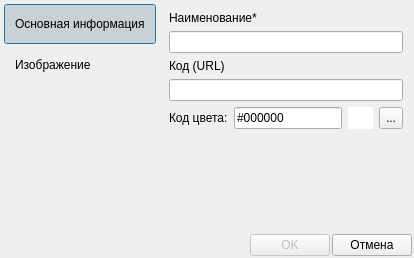
<?xml version="1.0" encoding="UTF-8"?>
<ui version="4.0">
 <class>FormFeatureValueCard</class>
 <widget class="QDialog" name="FormFeatureValueCard">
  <property name="geometry">
   <rect>
    <x>0</x>
    <y>0</y>
    <width>414</width>
    <height>258</height>
   </rect>
  </property>
  <property name="windowTitle">
   <string>Элемент списка параметра</string>
  </property>
  <layout class="QGridLayout" name="gridLayout_2">
   <property name="leftMargin">
    <number>2</number>
   </property>
   <property name="topMargin">
    <number>2</number>
   </property>
   <property name="rightMargin">
    <number>2</number>
   </property>
   <property name="bottomMargin">
    <number>2</number>
   </property>
   <property name="spacing">
    <number>2</number>
   </property>
   <item row="0" column="0">
    <widget class="QFrame" name="frame">
     <property name="maximumSize">
      <size>
       <width>16777215</width>
       <height>16777215</height>
      </size>
     </property>
     <property name="autoFillBackground">
      <bool>false</bool>
     </property>
     <property name="frameShape">
      <enum>QFrame::NoFrame</enum>
     </property>
     <property name="frameShadow">
      <enum>QFrame::Sunken</enum>
     </property>
     <layout class="QVBoxLayout" name="verticalLayout_3">
      <property name="spacing">
       <number>1</number>
      </property>
      <property name="leftMargin">
       <number>2</number>
      </property>
      <property name="topMargin">
       <number>2</number>
      </property>
      <property name="rightMargin">
       <number>2</number>
      </property>
      <property name="bottomMargin">
       <number>2</number>
      </property>
      <item>
       <widget class="QPushButton" name="pushButtonMainInfo">
        <property name="minimumSize">
         <size>
          <width>0</width>
          <height>40</height>
         </size>
        </property>
        <property name="baseSize">
         <size>
          <width>0</width>
          <height>0</height>
         </size>
        </property>
        <property name="styleSheet">
         <string notr="true">text-align: left;
padding-left: 10px;
padding-right: 10px;</string>
        </property>
        <property name="text">
         <string>Основная информация</string>
        </property>
        <property name="checkable">
         <bool>true</bool>
        </property>
        <property name="checked">
         <bool>true</bool>
        </property>
        <property name="flat">
         <bool>true</bool>
        </property>
        <attribute name="buttonGroup">
         <string notr="true">buttonGroup</string>
        </attribute>
       </widget>
      </item>
      <item>
       <widget class="QPushButton" name="pushButtonImage">
        <property name="minimumSize">
         <size>
          <width>0</width>
          <height>40</height>
         </size>
        </property>
        <property name="baseSize">
         <size>
          <width>0</width>
          <height>0</height>
         </size>
        </property>
        <property name="styleSheet">
         <string notr="true">text-align: left;
padding-left: 10px;</string>
        </property>
        <property name="text">
         <string>Изображение</string>
        </property>
        <property name="checkable">
         <bool>true</bool>
        </property>
        <property name="flat">
         <bool>true</bool>
        </property>
        <attribute name="buttonGroup">
         <string notr="true">buttonGroup</string>
        </attribute>
       </widget>
      </item>
      <item>
       <spacer name="verticalSpacer_3">
        <property name="orientation">
         <enum>Qt::Vertical</enum>
        </property>
        <property name="sizeHint" stdset="0">
         <size>
          <width>20</width>
          <height>19</height>
         </size>
        </property>
       </spacer>
      </item>
     </layout>
    </widget>
   </item>
   <item row="0" column="1">
    <widget class="QStackedWidget" name="stackedWidget">
     <property name="currentIndex">
      <number>0</number>
     </property>
     <widget class="QWidget" name="pageMain">
      <layout class="QGridLayout" name="gridLayout">
       <item row="3" column="0" colspan="4">
        <widget class="QLineEdit" name="lineEditUrl">
         <property name="whatsThis">
          <string>Фамилия контакта (пример: &quot;Иванов&quot;)</string>
         </property>
        </widget>
       </item>
       <item row="0" column="0" colspan="2">
        <widget class="QLabel" name="labelName">
         <property name="text">
          <string>Наименование*</string>
         </property>
        </widget>
       </item>
       <item row="4" column="0">
        <widget class="QLabel" name="labelName_2">
         <property name="text">
          <string>Код цвета:</string>
         </property>
        </widget>
       </item>
       <item row="4" column="1">
        <widget class="QLineEdit" name="lineEditColor">
         <property name="sizePolicy">
          <sizepolicy hsizetype="Preferred" vsizetype="Preferred">
           <horstretch>0</horstretch>
           <verstretch>0</verstretch>
          </sizepolicy>
         </property>
         <property name="text">
          <string>#000000</string>
         </property>
         <property name="maxLength">
          <number>7</number>
         </property>
        </widget>
       </item>
       <item row="1" column="0" colspan="4">
        <widget class="QLineEdit" name="lineEditName">
         <property name="whatsThis">
          <string>Фамилия контакта (пример: &quot;Иванов&quot;)</string>
         </property>
        </widget>
       </item>
       <item row="5" column="0" colspan="3">
        <spacer name="verticalSpacer">
         <property name="orientation">
          <enum>Qt::Vertical</enum>
         </property>
         <property name="sizeHint" stdset="0">
          <size>
           <width>193</width>
           <height>95</height>
          </size>
         </property>
        </spacer>
       </item>
       <item row="4" column="3">
        <widget class="QToolButton" name="toolButton">
         <property name="sizePolicy">
          <sizepolicy hsizetype="Preferred" vsizetype="Preferred">
           <horstretch>0</horstretch>
           <verstretch>0</verstretch>
          </sizepolicy>
         </property>
         <property name="text">
          <string>...</string>
         </property>
         <property name="icon">
          <iconset resource="../../res.qrc">
           <normaloff>:/64/icons/64x64/ellipsis.png</normaloff>:/64/icons/64x64/ellipsis.png</iconset>
         </property>
         <property name="iconSize">
          <size>
           <width>20</width>
           <height>20</height>
          </size>
         </property>
        </widget>
       </item>
       <item row="4" column="2">
        <widget class="QWidget" name="widgetColor" native="true">
         <property name="sizePolicy">
          <sizepolicy hsizetype="Preferred" vsizetype="Preferred">
           <horstretch>0</horstretch>
           <verstretch>0</verstretch>
          </sizepolicy>
         </property>
         <property name="minimumSize">
          <size>
           <width>0</width>
           <height>0</height>
          </size>
         </property>
         <property name="palette">
          <palette>
           <active>
            <colorrole role="Base">
             <brush brushstyle="SolidPattern">
              <color alpha="255">
               <red>255</red>
               <green>255</green>
               <blue>255</blue>
              </color>
             </brush>
            </colorrole>
            <colorrole role="Window">
             <brush brushstyle="SolidPattern">
              <color alpha="255">
               <red>255</red>
               <green>255</green>
               <blue>255</blue>
              </color>
             </brush>
            </colorrole>
           </active>
           <inactive>
            <colorrole role="Base">
             <brush brushstyle="SolidPattern">
              <color alpha="255">
               <red>255</red>
               <green>255</green>
               <blue>255</blue>
              </color>
             </brush>
            </colorrole>
            <colorrole role="Window">
             <brush brushstyle="SolidPattern">
              <color alpha="255">
               <red>255</red>
               <green>255</green>
               <blue>255</blue>
              </color>
             </brush>
            </colorrole>
           </inactive>
           <disabled>
            <colorrole role="Base">
             <brush brushstyle="SolidPattern">
              <color alpha="255">
               <red>255</red>
               <green>255</green>
               <blue>255</blue>
              </color>
             </brush>
            </colorrole>
            <colorrole role="Window">
             <brush brushstyle="SolidPattern">
              <color alpha="255">
               <red>255</red>
               <green>255</green>
               <blue>255</blue>
              </color>
             </brush>
            </colorrole>
           </disabled>
          </palette>
         </property>
         <property name="autoFillBackground">
          <bool>true</bool>
         </property>
        </widget>
       </item>
       <item row="2" column="0">
        <widget class="QLabel" name="labelName_3">
         <property name="text">
          <string>Код (URL)</string>
         </property>
        </widget>
       </item>
      </layout>
     </widget>
     <widget class="FrameImage" name="pageImage"/>
    </widget>
   </item>
   <item row="1" column="0" colspan="2">
    <layout class="QHBoxLayout" name="horizontalLayout">
     <item>
      <spacer name="horizontalSpacer">
       <property name="orientation">
        <enum>Qt::Horizontal</enum>
       </property>
       <property name="sizeHint" stdset="0">
        <size>
         <width>98</width>
         <height>20</height>
        </size>
       </property>
      </spacer>
     </item>
     <item>
      <widget class="QPushButton" name="buttonSave">
       <property name="enabled">
        <bool>false</bool>
       </property>
       <property name="sizePolicy">
        <sizepolicy hsizetype="Preferred" vsizetype="Preferred">
         <horstretch>0</horstretch>
         <verstretch>0</verstretch>
        </sizepolicy>
       </property>
       <property name="minimumSize">
        <size>
         <width>0</width>
         <height>0</height>
        </size>
       </property>
       <property name="maximumSize">
        <size>
         <width>16777215</width>
         <height>16777215</height>
        </size>
       </property>
       <property name="baseSize">
        <size>
         <width>0</width>
         <height>50</height>
        </size>
       </property>
       <property name="text">
        <string>OK</string>
       </property>
       <property name="iconSize">
        <size>
         <width>20</width>
         <height>20</height>
        </size>
       </property>
       <property name="flat">
        <bool>false</bool>
       </property>
      </widget>
     </item>
     <item>
      <widget class="QPushButton" name="buttonCancel">
       <property name="sizePolicy">
        <sizepolicy hsizetype="Preferred" vsizetype="Preferred">
         <horstretch>0</horstretch>
         <verstretch>0</verstretch>
        </sizepolicy>
       </property>
       <property name="minimumSize">
        <size>
         <width>0</width>
         <height>0</height>
        </size>
       </property>
       <property name="maximumSize">
        <size>
         <width>16777215</width>
         <height>16777215</height>
        </size>
       </property>
       <property name="text">
        <string>Отмена</string>
       </property>
       <property name="iconSize">
        <size>
         <width>20</width>
         <height>20</height>
        </size>
       </property>
       <property name="flat">
        <bool>false</bool>
       </property>
      </widget>
     </item>
    </layout>
   </item>
  </layout>
 </widget>
 <customwidgets>
  <customwidget>
   <class>FrameImage</class>
   <extends>QWidget</extends>
   <header>frameimage.h</header>
   <container>1</container>
  </customwidget>
 </customwidgets>
 <resources>
  <include location="../../res.qrc"/>
 </resources>
 <connections/>
 <buttongroups>
  <buttongroup name="buttonGroup"/>
 </buttongroups>
</ui>
